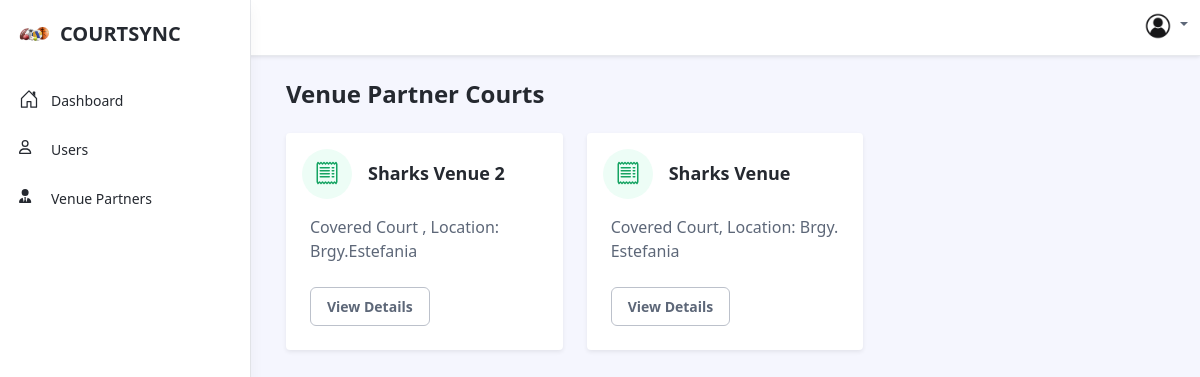
Screenshot of /admin/Venues.php?userId=6 (signed in) with the database file from the repository.
### tables this page shows
CREATE TABLE `tbl_court` (
  `courtId` int(10) NOT NULL,
  `userId` int(10) NOT NULL,
  `courtName` varchar(50) NOT NULL,
  `courtDetails` varchar(500) NOT NULL,
  `courtRates` varchar(500) NOT NULL,
  `courtType` varchar(55) NOT NULL,
  `courtLocation` varchar(50) NOT NULL,
  `courtContact` varchar(20) NOT NULL,
  `courtEmail` varchar(50) NOT NULL,
  `isActive` tinyint(1) NOT NULL DEFAULT 1,
  `dateAdded` datetime NOT NULL DEFAULT current_timestamp()
);

### admin/Venues.php (the view, shortened to what this page needs)
<?php include('includes/AdminHeader.php') ?>
    <div class="app-wrapper">
	    <div class="app-content pt-3 p-md-3 p-lg-4">
		    <div class="container-xl">
			    <div class="row g-3 mb-4 align-items-center justify-content-between">
				    <div class="col-auto">
			            <h1 class="app-page-title mb-0">Venue Partner Courts</h1>
				    </div>
			    </div>
                <div class="tab-content" id="orders-table-tab-content">
                    <div class="row g-4 mb-4">
                        <?php
                        if(isset($_GET['userId'])){
                            $userId = $_GET['userId'];
                        }
                        $sql = "SELECT * FROM tbl_court WHERE isActive = 1 AND userId = '$userId'";
                        $result = $connect->query($sql);
                        if(!empty($result)){
                            foreach($result as $row){
                                ?>
                                    <div class="col-12 col-lg-4">
                                        <div class="app-card app-card-basic d-flex flex-column align-items-start shadow-sm">
                                            <div class="app-card-header p-3 border-bottom-0">
                                                <div class="row align-items-center gx-3">
                                                    <div class="col-auto">
                                                        <div class="app-icon-holder">
                                                        </div>
                                                    </div>
                                                    <div class="col-auto">
                                                        <h4 class="app-card-title"><?php echo $row['courtName'] ?></h4>
                                                    </div>
                                                </div>
                                            </div>
                                            <div class="app-card-body px-4">
                                                <div class="intro"><?php echo $row['courtDetails'] ?>, Location: <?php echo $row['courtLocation'] ?></div>
                                            </div>
                                            <div class="app-card-footer p-4 mt-auto">
                                            <button class="ViewDetailsBtn btn app-btn-secondary" data-bs-toggle="modal" data-bs-target=".ViewDetailsModal" value="<?php echo $row['courtId'] ?>">View Details</button>
                                            </div>
                                        </div>
                                    </div>
                                <?php
                            }
                        }
                        ?>
                    </div>
                </div>
		    </div>
	    </div>
    </div>
    <?php include('includes/footer.php') ?>

### rows the page displays
tbl_court: courtName "Sharks Venue 2", courtDetails "Covered Court", courtLocation "Brgy.Estefania", $row['courtId'] 2 (drawn)
tbl_court: courtName "Sharks Venue", courtDetails "Covered Court", courtLocation "Brgy. Estefania", $row['courtId'] 3 (drawn)
